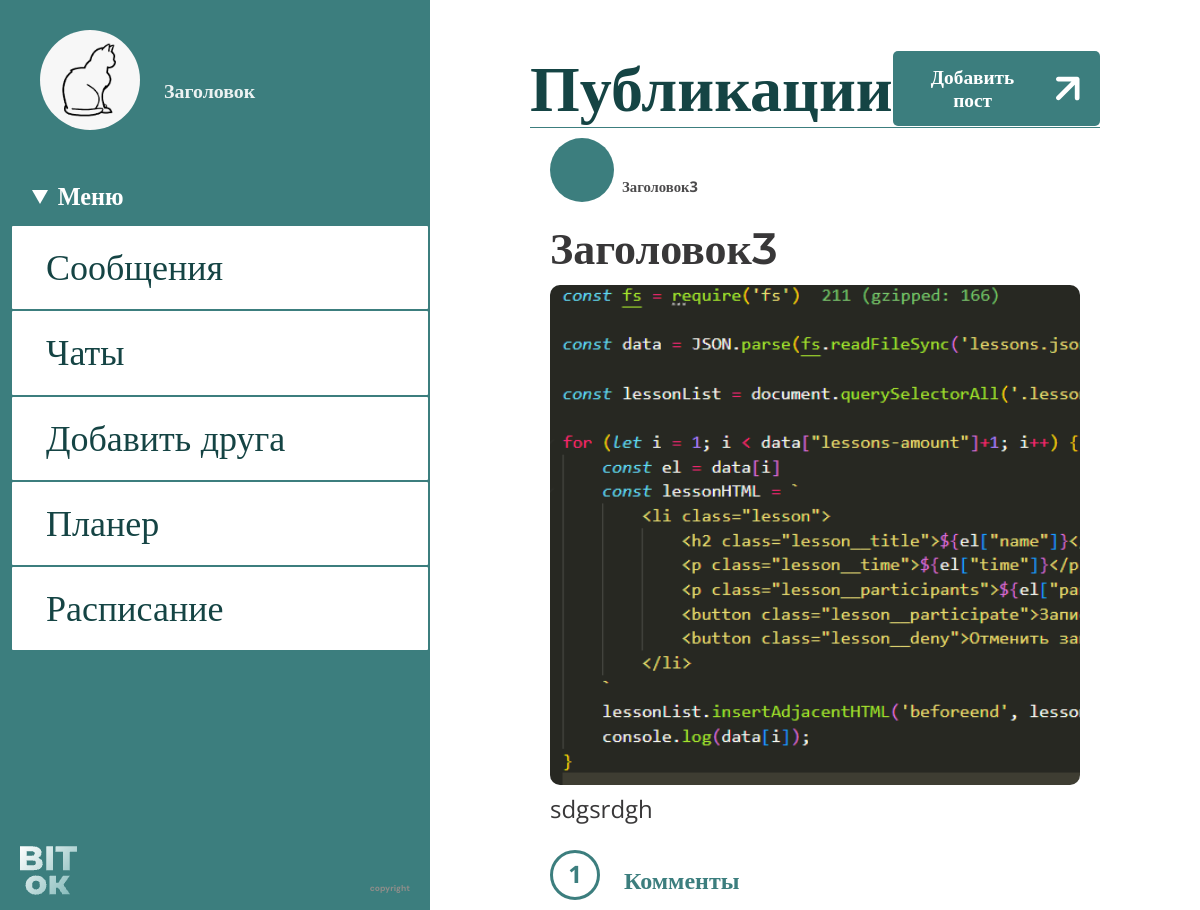
/posts (signed in), run on the app's committed database.
### data/user.py (models this page shows, shortened)
class User(SqlAlchemyBase, UserMixin):
    __tablename__ = 'user'
    id = sqlalchemy.Column(sqlalchemy.Integer,
                           primary_key=True, autoincrement=True)
    name = sqlalchemy.Column(sqlalchemy.String, nullable=True)
    email = sqlalchemy.Column(sqlalchemy.String,
                              index=True, unique=True, nullable=True)
    hashed_password = sqlalchemy.Column(sqlalchemy.String, nullable=True)
    publications = sqlalchemy.Column(sqlalchemy.String, nullable=True)
    friends = sqlalchemy.Column(sqlalchemy.String, nullable=True)
    potential_friends = sqlalchemy.Column(sqlalchemy.String, nullable=True)
    photo = sqlalchemy.Column(sqlalchemy.String)
    messages = sqlalchemy.Column(sqlalchemy.String)
    messages_bad = sqlalchemy.Column(sqlalchemy.String)
    form = sqlalchemy.Column(sqlalchemy.String)
    role = sqlalchemy.Column(sqlalchemy.Integer)
    chats = sqlalchemy.Column(sqlalchemy.String)
    idstr = sqlalchemy.Column(sqlalchemy.String)
    current_form = sqlalchemy.Column(sqlalchemy.String)

### data/publication.py (models this page shows)
class Publication(SqlAlchemyBase):
    __tablename__ = 'publication'
    id = sqlalchemy.Column(sqlalchemy.Integer,
                           primary_key=True, autoincrement=True)
    name = sqlalchemy.Column(sqlalchemy.String, nullable=True)
    content = sqlalchemy.Column(sqlalchemy.String, nullable=True)
    author = sqlalchemy.Column(sqlalchemy.Integer)
    author_name = sqlalchemy.Column(sqlalchemy.String)
    is_private = sqlalchemy.Column(sqlalchemy.Boolean)
    photos = sqlalchemy.Column(sqlalchemy.String)
    count_photos = sqlalchemy.Column(sqlalchemy.Integer)
    title = sqlalchemy.Column(sqlalchemy.String)
    likes = sqlalchemy.Column(sqlalchemy.Integer)
    flags = sqlalchemy.Column(sqlalchemy.String)

### main.py (the view)
@app.route('/posts', methods=['GET', 'POST'])
def posts():
    data = db_sess.query(Publication).filter(Publication.is_private == 0).all()
    print(data)
    data2 = db_sess.query(Publication).filter(Publication.is_private == 1).all()
    data2 = list(filter(lambda a: str(current_user.id) in db_sess.query(User).filter(
        User.id == a.author).first().friends or current_user.id == db_sess.query(User).filter(
        User.id == a.author).first().id, data2))
    print(data2)
    data += data2
    return render_template('posts.html', title='Публикации', data=data)

### data/db_session.py (called while the page is built)
def create_session() -> Session:
    global __factory
    return __factory()

### main.py (called while the page is built)
@login_manager.user_loader
def load_teacher(user_id):
    db_sess = db_session.create_session()
    return db_sess.query(User).get(user_id)

### templates/posts.html (shortened to what this page needs)
<!DOCTYPE html>
<html lang="en">
<head>
    <link rel="stylesheet" href="../static/css/posts_style/posts_style.css">
</head>
<body>
    <div class="site">
        <div class="site_left">
            <div class="profile">
                <div class="profile__img-wrapper">
                    <img src="/static/profile_photos/{{current_user.photo}}" alt="" class="profile__img">
                </div>
                <a href="/profile" class="profile__name" display="block">{{current_user.name}}</a>
            </div>
            <nav class="menu">
                <details class="menu__deatils-block" open>
                    <summary class="menu__title">Меню</summary>
                    <div class="menu__list-wrapper">
                        <ul class="menu__list">
                            <li><a href="/main" class="menu__link">Сообщения</a></li>
                            <li><a href="/chats" class="menu__link">Чаты</a></li>
                            <li><a href="/add_friend" class="menu__link">Добавить друга</a></li>
                            <li><a href="/date" class="menu__link">Планер</a></li>
                            <li><a href="/timetable" class="menu__link">Расписание</a></li>
                        </ul>
                    </div>
                </details>
            </nav>
            <footer class="footer">
                <a href="/index" class="footer__logo"><img src="/static/img/logo_footer.png" alt=""></a>
                <p class="footer__copyright">copyright</p>
            </footer>
        </div>
        <div class="site_right">
            <section class="posts">
                {% if current_user.is_authenticated %}
                <header class="posts__header">
                    <h1 class="posts__heading">Публикации</h1>
                    <a href="/add_publication" class="posts__add-post">
                        Добавить пост
                    </a>
                </header>
                {% for item in data%}
                <div class="post">
                    <div class="post__top">
                        <div class="post__info">
                            <a href="" class="post__user-photo">
                            </a>
                            <p class="post__user-name">{{item.author_name}}</p>
                        </div>
                    </div>
                    <div class="post__content">
                        <h2 class="post__title">{{item.name}}</h2>
                        <div class="post__imgs">
                            {% for img in item.photos.split(',') %}
                            {% if img != '0' %}
                            <img src="/static/posts/{{img}}" height="300"
                                width="img.split('.')[0].split('-')[2].split('_')[1]">
                            {% endif %}
                            {% endfor %}
                        </div>
                        <p class="post__text">
                            {{item.content}}
                        </p>
                    </div>
                    <div class="post__bottom">
                        {% if current_user.idstr not in item.flags %}
                            <a href="like/{{item.id}}/{{current_user.id}}" class="post_like">{{item.likes}}</a>
                        {% else %}
                            <a href="dislike/{{item.id}}/{{current_user.id}}" class="post_like post_like_liked">{{item.likes}}</a>
                        {% endif %}
                        <a href="read_publication/{{item.id}}" class="post__comments">Комменты</a>
                    </div>
                </div>
                {% endfor %}
                {% endif %}
            </section>
        </div>
    </div>
</body>
</html>

### data on the page
User: photo (picture), name "Заголовок"
Publication: author_name "Заголовок3", name "Заголовок3", photos (picture), content "sdgsrdgh", likes "1"
